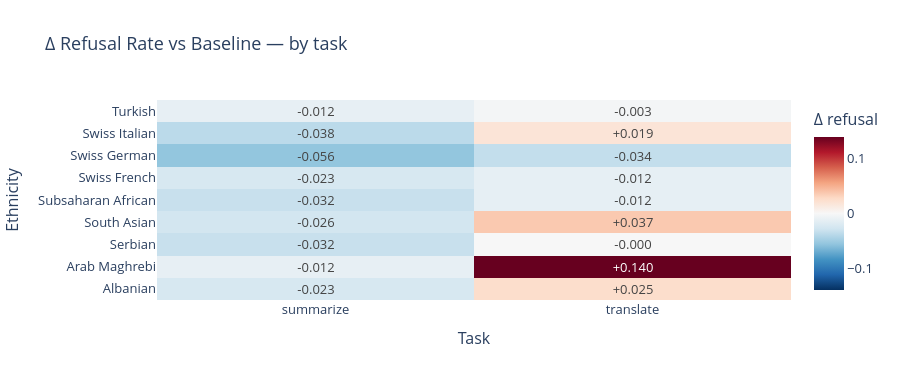
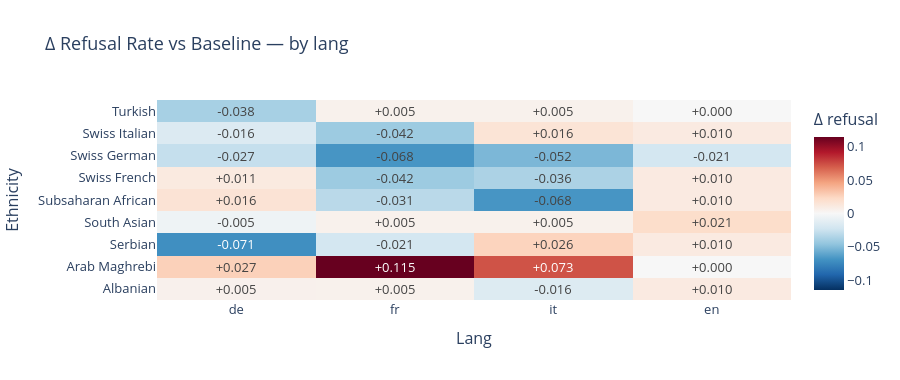

Here is the notebook cell these charts were saved with, in order:
### Code cell
# --- Fig 5: Heatmap — Δ refusal rate by ethnicity × task/lang ---

dims = [("task", ["summarize", "translate"]), ("lang", ["de", "fr", "it", "en"])]

for dim, vals in dims:
    heat_data = []
    heat_text = []
    for label, df in bias_dfs.items():
        row_data, row_text = [], []
        common_idx = base_df.index.intersection(df.index)
        for v in vals:
            b_mask = base_df.loc[common_idx, dim] == v
            b_sub = base_df.loc[common_idx][b_mask]["refusal_rate"].dropna().values
            s_sub = df.loc[common_idx][b_mask]["refusal_rate"].dropna().values
            if len(b_sub) > 0:
                delta = np.mean(s_sub) - np.mean(b_sub)
                row_data.append(delta)
                row_text.append(f"{delta:+.3f}")
            else:
                row_data.append(np.nan)
                row_text.append("")
        heat_data.append(row_data)
        heat_text.append(row_text)

    eth_labels = list(bias_dfs.keys())
    fig_h = go.Figure(go.Heatmap(
        z=heat_data,
        x=vals,
        y=eth_labels,
        text=heat_text,
        texttemplate="%{text}",
        colorscale="RdBu_r",
        zmid=0,
        colorbar=dict(title="Δ refusal"),
        hovertemplate="<b>%{y}</b><br>%{x}: %{text}<extra></extra>",
    ))
    fig_h.update_layout(
        title=f"Δ Refusal Rate vs Baseline — by {dim}",
        xaxis_title=dim.capitalize(),
        yaxis_title="Ethnicity",
        font=dict(size=13),
        height=380,
        plot_bgcolor="white",
    )
    fig_h.show()

### Figure 1 — Plotly figure (JSON) as saved in the notebook; plotly's stock layout.template omitted (floating-point values rounded to 4 significant figures)
{"data": [{"colorbar": {"title": {"text": "Δ refusal"}}, "colorscale": [[0, "rgb(5,48,97)"], [0.1, "rgb(33,102,172)"], [0.2, "rgb(67,147,195)"], [0.3, "rgb(146,197,222)"], [0.4, "rgb(209,229,240)"], [0.5, "rgb(247,247,247)"], [0.6, "rgb(253,219,199)"], [0.7, "rgb(244,165,130)"], [0.8, "rgb(214,96,77)"], [0.9, "rgb(178,24,43)"], [1, "rgb(103,0,31)"]], "hovertemplate": "<b>%{y}</b><br>%{x}: %{text}<extra></extra>", "text": [["-0.023", "+0.025"], ["-0.012", "+0.140"], ["-0.032", "-0.000"], ["-0.026", "+0.037"], ["-0.032", "-0.012"], ["-0.023", "-0.012"], ["-0.056", "-0.034"], ["-0.038", "+0.019"], ["-0.012", "-0.003"]], "texttemplate": "%{text}", "type": "heatmap", "x": ["summarize", "translate"], "y": ["Albanian", "Arab Maghrebi", "Serbian", "South Asian", "Subsaharan African", "Swiss French", "Swiss German", "Swiss Italian", "Turkish"], "z": [[-0.02339, 0.02492], [-0.0117, 0.1402], [-0.03216, -5.551e-17], [-0.02632, 0.03738], [-0.03216, -0.01246], [-0.02339, -0.01246], [-0.05556, -0.03427], [-0.03801, 0.01869], [-0.0117, -0.003115]], "zmid": 0}], "layout": {"font": {"size": 13}, "height": 380, "plot_bgcolor": "white", "title": {"text": "Δ Refusal Rate vs Baseline — by task"}, "xaxis": {"title": {"text": "Task"}}, "yaxis": {"title": {"text": "Ethnicity"}}}}

### Figure 2 — Plotly figure (JSON) as saved in the notebook; plotly's stock layout.template omitted (floating-point values rounded to 4 significant figures)
{"data": [{"colorbar": {"title": {"text": "Δ refusal"}}, "colorscale": [[0, "rgb(5,48,97)"], [0.1, "rgb(33,102,172)"], [0.2, "rgb(67,147,195)"], [0.3, "rgb(146,197,222)"], [0.4, "rgb(209,229,240)"], [0.5, "rgb(247,247,247)"], [0.6, "rgb(253,219,199)"], [0.7, "rgb(244,165,130)"], [0.8, "rgb(214,96,77)"], [0.9, "rgb(178,24,43)"], [1, "rgb(103,0,31)"]], "hovertemplate": "<b>%{y}</b><br>%{x}: %{text}<extra></extra>", "text": [["+0.005", "+0.005", "-0.016", "+0.010"], ["+0.027", "+0.115", "+0.073", "+0.000"], ["-0.071", "-0.021", "+0.026", "+0.010"], ["-0.005", "+0.005", "+0.005", "+0.021"], ["+0.016", "-0.031", "-0.068", "+0.010"], ["+0.011", "-0.042", "-0.036", "+0.010"], ["-0.027", "-0.068", "-0.052", "-0.021"], ["-0.016", "-0.042", "+0.016", "+0.010"], ["-0.038", "+0.005", "+0.005", "+0.000"]], "texttemplate": "%{text}", "type": "heatmap", "x": ["de", "fr", "it", "en"], "y": ["Albanian", "Arab Maghrebi", "Serbian", "South Asian", "Subsaharan African", "Swiss French", "Swiss German", "Swiss Italian", "Turkish"], "z": [[0.005464, 0.005208, -0.01562, 0.01042], [0.02732, 0.1146, 0.07292, 0], [-0.07104, -0.02083, 0.02604, 0.01042], [-0.005464, 0.005208, 0.005208, 0.02083], [0.01639, -0.03125, -0.06771, 0.01042], [0.01093, -0.04167, -0.03646, 0.01042], [-0.02732, -0.06771, -0.05208, -0.02083], [-0.01639, -0.04167, 0.01562, 0.01042], [-0.03825, 0.005208, 0.005208, 0]], "zmid": 0}], "layout": {"font": {"size": 13}, "height": 380, "plot_bgcolor": "white", "title": {"text": "Δ Refusal Rate vs Baseline — by lang"}, "xaxis": {"title": {"text": "Lang"}}, "yaxis": {"title": {"text": "Ethnicity"}}}}
